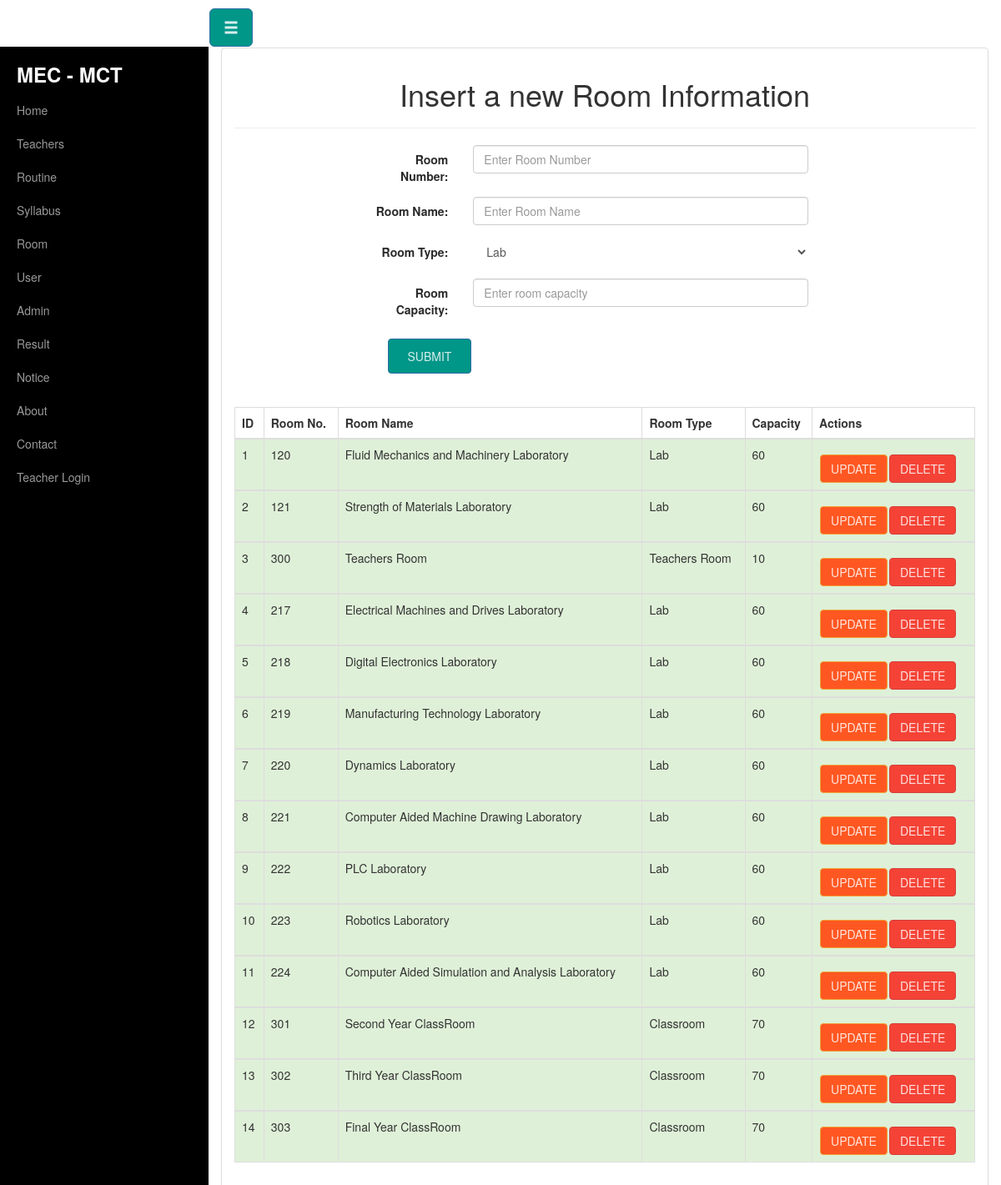
The page /room_insert.php on the database its author committed.
### tables this page shows
CREATE TABLE IF NOT EXISTS `room` (
  `room_id` int(11) NOT NULL AUTO_INCREMENT,
  `room_no` int(11) NOT NULL,
  `room_name` text NOT NULL,
  `room_type` text NOT NULL,
  `room_capacity` int(11) NOT NULL,
  PRIMARY KEY (`room_id`),
  KEY `room_no` (`room_no`),
  KEY `room_id` (`room_id`)
);

### room_insert.php (the view, shortened to what this page needs)
<?php include("header.php");?>
<?php include('db_con.php');?>
<div class="container-fluid">
    <div class="row" id="wrapper">
    <?php require_once'menubar.php';?>
    <div class="col-sm-12">
        <div class="panel panel-default">
        <div class="panel-body">
<center><h1>Insert a new Room Information</h1></center>
	<hr>
<div class="col-sm-10 col-sm-offset-2">
<form action="room_insert.php" method="post" class="form-horizontal" role="form">
            <div class="form-group">
                <label for="room_no" class="col-sm-2 control-label">Room Number:</label>
                <div class="col-sm-7">
                <input type="text" class="form-control" name="room_no" placeholder="Enter Room Number" >
                </div>
            </div>
			<div class="form-group">
                <label for="room_name" class="col-sm-2 control-label">Room Name:</label>
                <div class="col-sm-7">
                    <input type="text" class="form-control" name="room_name" placeholder="Enter Room Name">
                </div>
            </div>
            <div class="form-group">
                <label class="col-sm-2 control-label">Room Type:</label>
                <div class="col-sm-7">
                    <select class="form-control" name="room_type">
                        <option value="Lab">Lab</option>
                    </select>
                </div>
            </div>
            <div class="form-group">
                <label for="room_capacity" class="col-sm-2 control-label">Room Capacity:</label>
                <div class="col-sm-7">
                    <input type="text" class="form-control" name="room_capacity" placeholder="Enter room capacity">
                </div>
            </div>
            <input type="submit" name="submit" value="Submit" class="btn btn-primary" style="padding: 10px; width: 100px; left:20px;">
			<br>
				<br>
					<br>
 </form>
 </div>
	<?php
		$sql1 = "SELECT * FROM room";
		$result1 = mysqli_query($conn,$sql1);
				echo "<table class='table table-bordered'>";
                echo "<thead>";
                echo "<tr>";
                echo "<th>ID</th>";
                echo "<th>Room No.</th>";
                echo "<th>Room Name</th>";
                echo "<th>Room Type</th>";
                echo "<th>Capacity</th>";
				echo "<th>Actions</th>";
                echo "</tr>";
                echo "</thead>";
			while($row1=mysqli_fetch_array($result1)){
				echo "<tbody>";
                echo "<tr class='success'>";
                echo "<td>".$row1['room_id']."</td>";
                echo "<td>".$row1['room_no']."</td>";
                echo "<td>".$row1['room_name']."</td>";
                echo "<td>".$row1['room_type']."</td>";
                echo "<td>".$row1['room_capacity']."</td>";
                echo '<td><a href="update_room.php?id=' . $row1['room_id'] . '"><b class="btn btn-warning">Update</b></a>' ;
				echo '<a href="delete_room.php?id=' . $row1['room_id'] . '" onclick=\'return confirm("Are you sure you want to delete this record?")\'><b class="btn btn-danger">Delete</b></a></td>' ;
                echo "</tr>";
                echo "</tbody>";
			}
				echo "</table>";
	?>
 </div>
 </div>
 </div>
 </div>

### header.php (shortened to what this page needs)
<!DOCTYPE html>
<html>
	<head>
		<link href="css/bootstrap.min.css" rel="stylesheet">
		<link href="css/bootstrap.css" rel="stylesheet">
		<link href="css/style.css" rel="stylesheet">
		<link rel="stylesheet" href="css/roboto.min.css">
		<link rel="stylesheet" href="css/material.min.css">
		<link rel="stylesheet" href="css/ripples.min.css">
        <link rel="stylesheet" href="css/bootstrap.css">
		<link href="css/font-awesome.css" rel="stylesheet">
		<link href="css/font-awesome.min.css" rel="stylesheet">
	</head>
<body>
</body>
</html>

### menubar.php (shortened to what this page needs)
<a href="#menu-toggle" class="btn btn-primary btn-lg" id="menu-toggle"><span class="glyphicon glyphicon-menu-hamburger"></span></a><br/>
  <div class="col-sm-3">
    <div id="wrapper">
        <div id="sidebar-wrapper">
            <ul class="sidebar-nav">
                <li>
                    <h3 style="color:#FAFAFA; font-size 20px;"><b>MEC - MCT</b></h3>
                </li>
                <li>
                    <a href="index.php" style="font-size 20px;">Home</a>
                </li>
                <li>
                    <a href="teacher.php">Teachers</a>
                </li>
                <li>
                    <a href="routine.php">Routine</a>
                </li>
                <li>
                    <a href="course.php">Syllabus</a>
                </li>
                <li>
                    <a href="room.php">Room</a>
                </li>
				<li>
                    <a href="login.php">User</a>
                </li>
                <li>
                    <a href="admin_login.php">Admin</a>
                </li>
                <li>
                    <a href="result.php">Result</a>
                </li>
                <li>
                    <a href="notice.php">Notice</a>
                </li>
                <li>
                    <a href="about.php">About</a>
                </li>
                <li>
                    <a href="contact.php">Contact</a>
                </li>
                <li>
                    <a href="teacher_login.php">Teacher Login</a>
                </li>
            </ul>
        </div>
    </div>
</div>

### css/style.css (style rules this page uses)
* { box-sizing:border-box; }
#wrapper { padding-left: 0; -webkit-transition: all 0.5s ease; -moz-transition: all 0.5s ease; -o-transition: all 0.5s ease; transition: all 0.5s ease; }
#sidebar-wrapper { z-index: 1000; position: fixed; left: 250px; width: 0; height: 100%; margin-left: -250px; overflow-y: auto; background: #000; -webkit-transition: all 0.5s ease; -moz-transition: all 0.5s ease; -o-transition: all 0.5s ease; transition: all 0.5s ease; margin-top: -57spx; }
.sidebar-nav { position: absolute; top: 0; width: 250px; margin: 0; padding: 0; list-style: none; }
.sidebar-nav li { text-indent: 20px; line-height: 40px; }
.sidebar-nav li a { display: block; text-decoration: none; color: #999999; }
@media (min-width:768px) { #wrapper { padding-left: 250px; } }
@media (min-width:768px) { #sidebar-wrapper { width: 250px; } }

### rows shown on the page
room: room_id "1", room_no "120", room_name "Fluid Mechanics and Machinery Laboratory", room_type "Lab", room_capacity "60"
room: room_id "2", room_no "121", room_name "Strength of Materials Laboratory", room_type "Lab", room_capacity "60"
room: room_id "3", room_no "300", room_name "Teachers Room", room_type "Teachers Room", room_capacity "10"
room: room_id "4", room_no "217", room_name "Electrical Machines and Drives Laboratory", room_type "Lab", room_capacity "60"
room: room_id "5", room_no "218", room_name "Digital Electronics Laboratory", room_type "Lab", room_capacity "60"
room: room_id "6", room_no "219", room_name "Manufacturing Technology Laboratory", room_type "Lab", room_capacity "60"
room: room_id "7", room_no "220", room_name "Dynamics Laboratory", room_type "Lab", room_capacity "60"
room: room_id "8", room_no "221", room_name "Computer Aided Machine Drawing Laboratory", room_type "Lab", room_capacity "60"
room: room_id "9", room_no "222", room_name "PLC Laboratory", room_type "Lab", room_capacity "60"
room: room_id "10", room_no "223", room_name "Robotics Laboratory", room_type "Lab", room_capacity "60"
room: room_id "11", room_no "224", room_name "Computer Aided Simulation and Analysis Laboratory", room_type "Lab", room_capacity "60"
room: room_id "12", room_no "301", room_name "Second Year ClassRoom", room_type "Classroom", room_capacity "70"
room: room_id "13", room_no "302", room_name "Third Year ClassRoom", room_type "Classroom", room_capacity "70"
room: room_id "14", room_no "303", room_name "Final Year ClassRoom", room_type "Classroom", room_capacity "70"
